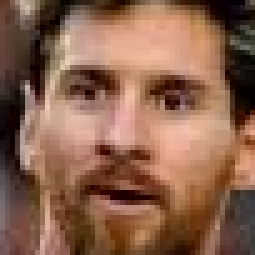
#> input picture 0.png, 51 x 51 px (shown 5 times larger)
$ jupyter execute --allow-errors fer2013model.ipynb
#> lines starting #> are read from the running program, lines starting #| are printed output that depends on the picture
[cell 1]
import numpy as np
import keras
import os,cv2,sys
import pandas as pd
from keras.models import Sequential
from keras.layers import Dense, Conv2D, Flatten,MaxPooling2D,AveragePooling2D,Dropout
#from skimage.feature import local_binary_pattern
#from scipy.stats import itemfreq
from sklearn.preprocessing import normalize

[cell 2]
num_labels = 7
width, height = 48, 48

[cell 3]
# [10 lines left out: function facedetection, not called in this run]

[cell 4]
# [70 lines left out: function featureextraction, not called in this run]

[cell 5]
# [9 lines left out: function lbp, not called in this run]

#> (a cell that did not finish here is left out)

#> (a cell that did not finish here is left out)

#> (a cell that did not finish here is left out)

#> (a cell that did not finish here is left out)

[cell 10]
from sklearn.model_selection import train_test_split
#> (the rest of this cell did not finish here and is left out)

#> (a cell that did not finish here is left out)

[cell 12]
from keras.models import Sequential
from keras.layers import Dense, Activation
#mlp = MLPClassifier(hidden_layer_sizes=(128,64,32),activation='relu',learning_rate_init=0.001,max_iter=200,batch_size=75,verbose=2)
#mlp.compile(loss='categorical_crossentropy', optimizer='RMSprop', metrics=['accuracy'])
#mlp.fit(X_train,y_train)
#> (the rest of this cell did not finish here and is left out)

#> (a cell that did not finish here is left out)

#> (a cell that did not finish here is left out)

#> (a cell that did not finish here is left out)

[cell 16]
#model = load_model('TL2.h5')

[cell 17]
from keras.models import load_model
import cv2
emotion_dict = {0: "Angry", 1: "Disgust", 2: "Fear", 3: "Happy", 4: "Sad", 5: "Surprise", 6: "Neutral"}

#> (the rest of this cell did not finish here and is left out)

[cell 18]
img=cv2.imread('0.png')
#> img is the input picture: shape (51, 51, 3); mean B, G, R 76.9, 98.2, 138.1

im_gray = cv2.cvtColor(img, cv2.COLOR_BGR2GRAY)
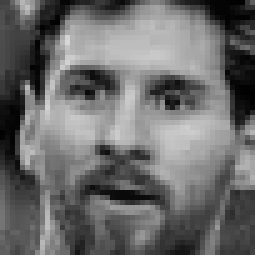
#> im_gray: shape (51, 51) (shown 5 times larger); min 1, max 215, mean 107.7
im_gray=cv2.resize(im_gray,(48,48))
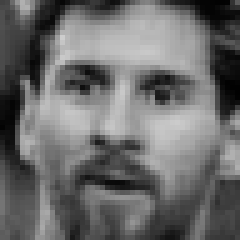
#> im_gray: shape (48, 48) (shown 5 times larger); min 1, max 205, mean 107.5
print(im_gray.shape)
#| (48, 48)
radius = 3
no_points = 8 * radius
#> (the rest of this cell did not finish here and is left out)
